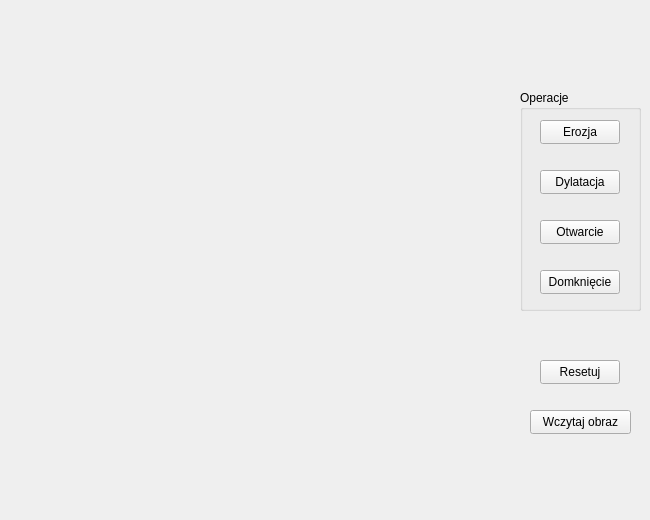
<?xml version="1.0" encoding="UTF-8"?>
<ui version="4.0">
 <class>Ekran</class>
 <widget class="QWidget" name="Ekran">
  <property name="geometry">
   <rect>
    <x>0</x>
    <y>0</y>
    <width>650</width>
    <height>520</height>
   </rect>
  </property>
  <property name="windowTitle">
   <string>Grafika zadania</string>
  </property>
  <widget class="QPushButton" name="pushButton_5">
   <property name="geometry">
    <rect>
     <x>530</x>
     <y>410</y>
     <width>101</width>
     <height>24</height>
    </rect>
   </property>
   <property name="text">
    <string>Wczytaj obraz</string>
   </property>
  </widget>
  <widget class="QPushButton" name="pushButton_6">
   <property name="geometry">
    <rect>
     <x>540</x>
     <y>360</y>
     <width>80</width>
     <height>24</height>
    </rect>
   </property>
   <property name="text">
    <string>Resetuj</string>
   </property>
  </widget>
  <widget class="QGroupBox" name="groupBox">
   <property name="geometry">
    <rect>
     <x>520</x>
     <y>90</y>
     <width>121</width>
     <height>221</height>
    </rect>
   </property>
   <property name="title">
    <string>Operacje</string>
   </property>
   <widget class="QPushButton" name="pushButton">
    <property name="geometry">
     <rect>
      <x>20</x>
      <y>30</y>
      <width>80</width>
      <height>24</height>
     </rect>
    </property>
    <property name="text">
     <string>Erozja</string>
    </property>
   </widget>
   <widget class="QPushButton" name="pushButton_2">
    <property name="geometry">
     <rect>
      <x>20</x>
      <y>80</y>
      <width>80</width>
      <height>24</height>
     </rect>
    </property>
    <property name="text">
     <string>Dylatacja</string>
    </property>
   </widget>
   <widget class="QPushButton" name="pushButton_3">
    <property name="geometry">
     <rect>
      <x>20</x>
      <y>130</y>
      <width>80</width>
      <height>24</height>
     </rect>
    </property>
    <property name="text">
     <string>Otwarcie</string>
    </property>
   </widget>
   <widget class="QPushButton" name="pushButton_4">
    <property name="geometry">
     <rect>
      <x>20</x>
      <y>180</y>
      <width>80</width>
      <height>24</height>
     </rect>
    </property>
    <property name="text">
     <string>Domknięcie</string>
    </property>
   </widget>
  </widget>
 </widget>
 <resources/>
 <connections/>
</ui>
